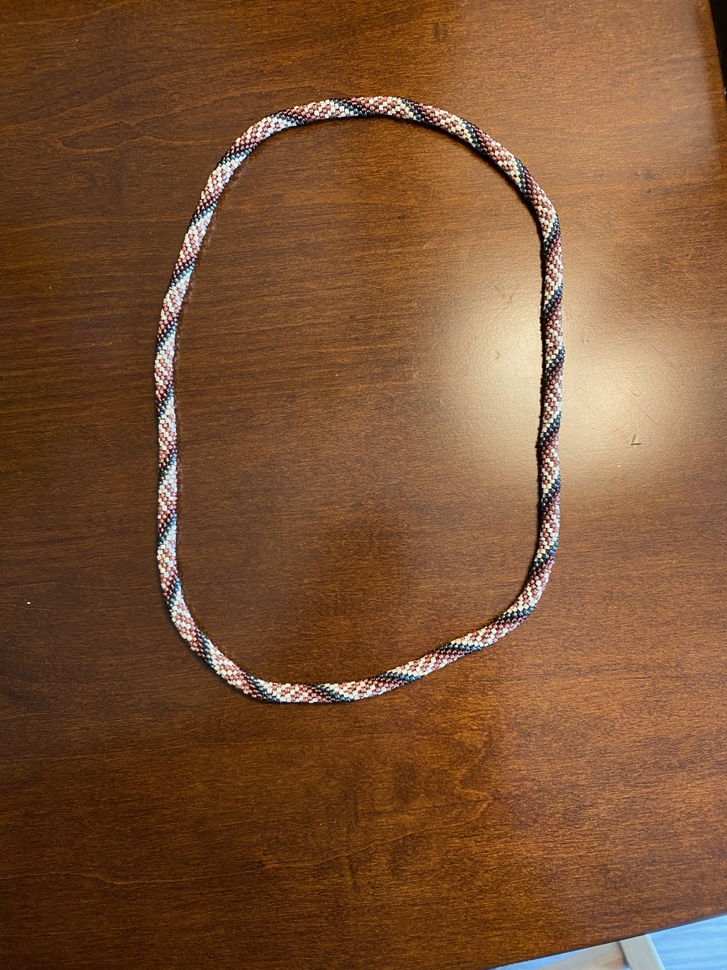
#> input picture bead-example - 1.jpeg, 727 x 970 px, shrunk from 3024 x 4032 before the run
$ python main.py 'bead-example - 1.jpeg'
#> lines starting #> are read from the running program, lines starting #| are printed output that depends on the picture; after the words box and inside, x2 and y2 are one past the last pixel; in counts of white or black regions, pixels touching at a corner belong together
### segmentation.py
"""
segmentation.py
---------------
Oversegmentation and region‐merging routines for bead detection.
Follows PEP 257 docstring conventions: high-level purpose first. :contentReference[oaicite:2]{index=2}
"""

import numpy as np
from skimage import segmentation, color
try:
    import skimage.future.graph as graph # type: ignore
except ImportError:
    import skimage.graph as graph
from skimage.measure import label, regionprops
import cv2

def slic_superpixels(image, n_segments=200):
    """
    Generate SLIC superpixels as an initial oversegmentation.

    Parameters
    ----------
    image : ndarray
        RGB input image.
    n_segments : int
        Approximate number of superpixels to generate.

    Returns
    -------
    segments : 2D ndarray of ints
        Label mask of superpixel regions.
    """
    # SLIC partitions image into roughly uniform superpixels :contentReference[oaicite:3]{index=3}
    segments = segmentation.slic(image, n_segments=n_segments, compactness=10)
    return segments

def build_rag(image, segments):
    """
    Build a Region Adjacency Graph (RAG) based on mean color.

    Uses skimage’s rag_mean_color under the hood :contentReference[oaicite:4]{index=4}.
    """
    lab = color.rgb2lab(image)  # convert to perceptual LAB space for color diffs
    # Each edge weight = Euclidean distance between region mean colors :contentReference[oaicite:5]{index=5}
    rag = graph.rag_mean_color(lab, segments)
    return rag

def merge_regions(image, segments, rag, thresh=25):
    """
    Hierarchically merge RAG nodes whose color difference < thresh.

    This yields contiguous bead‐like regions by merging similar superpixels. :contentReference[oaicite:6]{index=6}
    """
    merged = graph.merge_hierarchical(
        segments, rag, thresh, rag_copy=False, in_place_merge=True,
        merge_func=lambda g, src, dst: None,
        weight_func=lambda g, s, d, n: {'weight': np.linalg.norm(
            g.nodes[s]['mean color'] - g.nodes[d]['mean color']
        )}
    )
    return merged

def extract_regions(labels):
    """
    Label connected components and compute region properties.

    Returns a list of skimage.measure.RegionProperties for each bead.
    """
    # regionprops supplies area, bbox, solidity, etc., useful for certainty
    props = regionprops(labels)
    return props

### quantization.py
"""
quantization.py
---------------
Color‐quantization on bead regions and per‐region color & certainty assignment.
"""

import numpy as np
from sklearn.cluster import MiniBatchKMeans
import cv2

def fit_color_palette(image, props, n_colors):
    """
    Perform K‑Means color clustering over bead-region pixels.

    Uses MiniBatchKMeans for speed on large images :contentReference[oaicite:7]{index=7}.
    """
    # Build mask of all bead regions to ignore background :contentReference[oaicite:8]{index=8}
    mask = np.zeros(image.shape[:2], bool)
    for r in props:
        mask[r.coords[:,0], r.coords[:,1]] = True

    pixels = image[mask].reshape(-1, 3)
    kmeans = MiniBatchKMeans(n_clusters=n_colors, random_state=0)
    kmeans.fit(pixels)
    return kmeans.cluster_centers_.astype(int), kmeans

def assign_color_and_certainty(image, props, palette, expected_area):
    """
    For each bead region, compute:
      - color_index: nearest palette centroid (0..n_colors-1)
      - certainty   : area_ratio = region.area/expected_area (clamped to [0,1])
    """
    bead_data = []
    for r in props:
        minr, minc, maxr, maxc = r.bbox
        roi = image[minr:maxr, minc:maxc]
        mask = r.image  # boolean mask for this region
        colors = roi[mask]
        mean_color = colors.mean(axis=0)
        # nearest palette color by Euclidean distance :contentReference[oaicite:9]{index=9}
        dists = np.linalg.norm(palette - mean_color, axis=1)
        color_index = int(np.argmin(dists))
        # certainty based on observed vs. expected bead area
        certainty = min(1.0, r.area / expected_area)
        bead_data.append((r.label - 1, color_index, certainty, r.area))
    return bead_data

### pattern.py
"""
pattern.py
----------
Detect repeating bead‐color patterns via signal processing and string algorithms.
"""

import numpy as np
from scipy.signal import correlate, find_peaks
import networkx as nx
from sklearn.cluster import KMeans

def autocorrelation_period(color_seq):
    """
    Compute autocorrelation (via FFT) and return lag peaks.

    Peaks at lags indicate candidate pattern lengths :contentReference[oaicite:10]{index=10}.
    """
    seq = np.array(color_seq) - np.mean(color_seq)
    acf = correlate(seq, seq, mode='full')[len(seq)-1:]
    peaks, _ = find_peaks(acf, distance=1)
    return peaks

def kmp_prefix(s):
    """
    Build KMP prefix‐function π for sequence s in O(N) time.

    π[i] = length of longest proper prefix of s[:i+1] which is also a suffix. :contentReference[oaicite:11]{index=11}
    """
    n = len(s)
    pi = [0] * n
    for i in range(1, n):
        j = pi[i-1]
        while j > 0 and s[i] != s[j]:
            j = pi[j-1]
        if s[i] == s[j]:
            j += 1
        pi[i] = j
    return pi

def minimal_period(color_seq):
    """
    Derive minimal period p from π such that len(seq) % p == 0, else None.
    """
    pi = kmp_prefix(color_seq)
    p = len(color_seq) - pi[-1]
    return p if len(color_seq) % p == 0 else None

# [132 lines left out: functions recover_bead_sequence_by_path, prune_between_regions, label_edge_deltas, not called in this run]

### main.py
# main.py

import cv2
import numpy as np
from segmentation import slic_superpixels, build_rag, merge_regions, extract_regions
from quantization import fit_color_palette, assign_color_and_certainty
from pattern import autocorrelation_period, minimal_period

import argparse
import glob
import os
import warnings
from scipy.spatial.distance import pdist

def iterative_pipeline(image_path, n_colors, expected_area, max_iters=5,
                       n_segments=200, verbose=False):
    img = cv2.imread(image_path)[:,:,::-1]
    # estimate how many beads you expect
    est_beads = (img.shape[0]*img.shape[1]) / expected_area
    # generate superpixels
    segments = slic_superpixels(img, n_segments=n_segments)
    seg_count = segments.max()+1
    if verbose:
        print(f"[DEBUG] Generated {seg_count} superpixels (est_beads={est_beads:.1f})")
    # warn if too few superpixels
    if seg_count < est_beads * 1.2:
        warnings.warn(
            f"[WARN] only {seg_count} superpixels <1.2× your est_beads ({est_beads:.1f}); "
            "try raising --n_segments"
        )
    rag = build_rag(img, segments)
    if verbose:
        print(f"[DEBUG] Built RAG with {len(rag.nodes)} nodes")
    labels = merge_regions(img, segments, rag)
    if verbose:
        print(f"[DEBUG] First merge_regions → {labels.max()+1} labels")
    props = extract_regions(labels)

    # --- Filter out background‑like regions by image‑fraction threshold ---
    img_area = img.shape[0] * img.shape[1]
    # Drop any region larger than 5% of the entire image
    frac_thresh = 0.05
    area_thresh = img_area * frac_thresh
    large = [r for r in props if r.area > area_thresh]
    if large:
        warnings.warn(
            f"[WARN] Dropping {len(large)} region(s) >{frac_thresh*100:.1f}% "
            f"of image area ({area_thresh:.0f} px) as background"
        )
    props = [r for r in props if r.area <= area_thresh]

    for i in range(1, max_iters+1):
        if verbose:
            print(f"[DEBUG] Iter {i}/{max_iters} – fitting palette")
        palette, kmeans = fit_color_palette(img, props, n_colors)
        labels = merge_regions(img, segments, rag, thresh=20)
        props = extract_regions(labels)
        if verbose:
            print(f"[DEBUG]   → palette={palette}, regions={len(props)}")

        # --- Detect if n_colors is too low ---
        if len(palette) > 1:
            dists = pdist(palette, metric='euclidean')
            max_dist = dists.max()
            # threshold ~200 (≈ half the full [0–255] RGB diagonal)
            if max_dist > 200:
                warnings.warn(
                    f"[WARN] Max RGB‑space distance between centroids = {max_dist:.1f} >200. "
                    "This means your clusters are very far apart, suggesting you "
                    "may be under‑clustering distinct bead colors. "
                    "Try increasing --n_colors."
                )

    # --- Check expected_area against actual region sizes ---
    areas = np.array([r.area for r in props])
    if areas.size:
        med = np.median(areas)
        if expected_area > med * 1.5:
            warnings.warn(
                f"[WARN] expected_area={expected_area} >1.5× median region area ({med:.1f}); "
                "most beads will be low‑certainty."
            )
        elif expected_area < med * 0.5:
            warnings.warn(
                f"[WARN] expected_area={expected_area} <0.5× median region area ({med:.1f}); "
                "you may pick up spurious tiny regions."
            )
    bead_data = assign_color_and_certainty(img, props, palette, expected_area)
    if verbose:
        print(f"[DEBUG] Assigned color & certainty to {len(bead_data)} beads")

    # Part 3: Pattern Recovery
    color_seq = [cd[1] for cd in sorted(bead_data)]
    periods = autocorrelation_period(color_seq)
    if verbose:
        print(f"[DEBUG] Autocorrelation periods: {periods}")
    p = minimal_period(color_seq)
    if verbose:
        print(f"[DEBUG] Minimal period: {p}")
    print("Candidate periods:", periods)
    print("Minimal period:", p)
    return palette, bead_data, p, rag, props

def main():
    parser = argparse.ArgumentParser(
        description="Bead‑pattern recovery pipeline"
    )
    parser.add_argument(
        "image_glob",
        help="Path or glob pattern to input image(s), e.g. 'beaded-example.jpg' or '*.jpg'"
    )
    parser.add_argument(
        "--n_colors", type=int, default=3,
        help="Number of colors to quantize to"
    )
    parser.add_argument(
        "--expected_area", type=int, default=500,
        help="Expected bead area (pixels)"
    )
    parser.add_argument(
        "--max_iters", type=int, default=5,
        help="Number of quantization‑merge iterations"
    )
    parser.add_argument(
        "--n_segments", type=int, default=200,
        help="Number of superpixels to generate"
    )
    parser.add_argument(
        "-v", "--verbose", action="store_true",
        help="Show debug progress messages"
    )
    parser.add_argument(
        "-s", "--show_colors", type=int, default=0,
        help="Show each bead's color index and certainty, N entries per line"
    )
    parser.add_argument(
        "-p", "--show_palette", action="store_true",
        help="Generate & display a vertical swatch image of palette colors"
    )
    parser.add_argument(
        "--palette_square_size", type=int, default=50,
        help="Pixel size for each color swatch square"
    )
    parser.add_argument(
        "--exclude_background", action="store_true",
        help="Exclude near-white or grey clusters from the palette and bead_data"
    )
    parser.add_argument(
        "--bg_threshold", type=int, default=250,
        help="RGB threshold above which a centroid is considered background"
    )
    parser.add_argument(
        "--grey_tol", type=int, default=10,
        help="Max‑minus‑min RGB tolerance under which a centroid is considered grey"
    )
    parser.add_argument(
        "--exact_beads_per_row", type=float, default=6.5,
        help="Exact beads_per_row value (default: 6.5)"
    )
    parser.add_argument(
        "--bg_frac", type=float, default=0.05,
        help="Fraction of image area to identify background regions"
    )
    parser.add_argument(
        "--calc_sequence", action="store_true",
        help="Recover bead_index sequence via shortest-path in the pruned RAG"
    )
    args = parser.parse_args()

    paths = glob.glob(args.image_glob)
    if not paths:
        parser.error(f"No files match '{args.image_glob}'")

    for image_path in paths:
        if not os.path.isfile(image_path):
            parser.error(f"File not found: {image_path}")

        palette, bead_data, period, rag, props = iterative_pipeline(
            image_path,
            n_colors=args.n_colors,
            expected_area=args.expected_area,
            max_iters=args.max_iters,
            n_segments=args.n_segments,
            verbose=args.verbose
        )
#> in slic_superpixels, `segments = segmentation.slic(image, n_segments=n_segments, compactness..`:
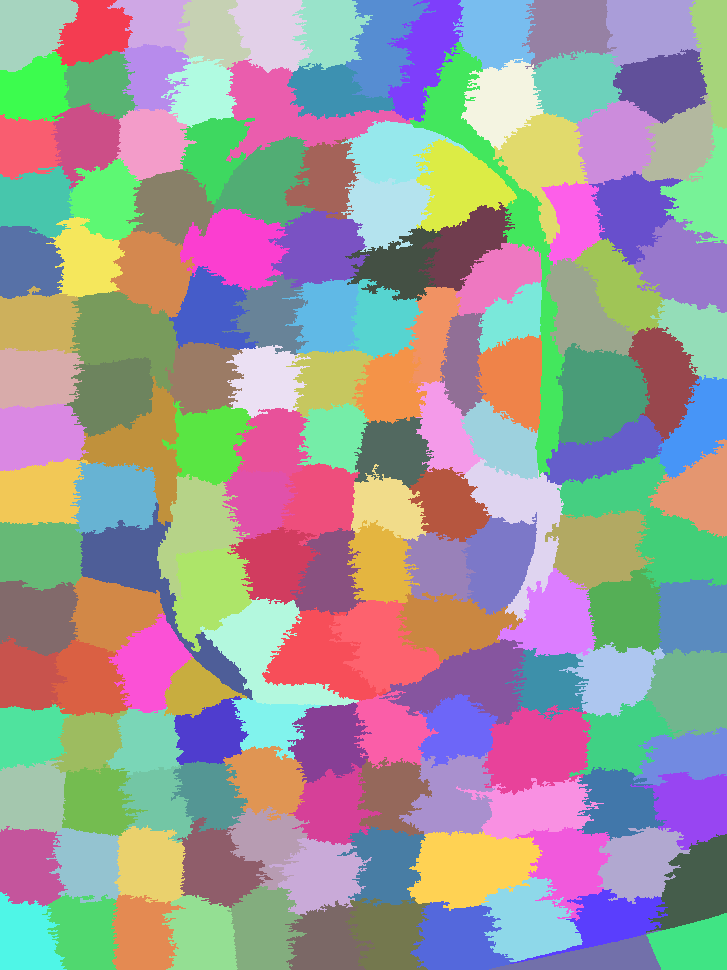
#> segments: shape (970, 727) int64; 162 distinct labels, from 1 to 162; one colour per label, 0 black
#> in iterative_pipeline, `seg_count = segments.max()+1`: seg_count = 163
#> in merge_regions, `merged = graph.merge_hierarchical( segments, rag, thresh, rag_copy=Fal..`:
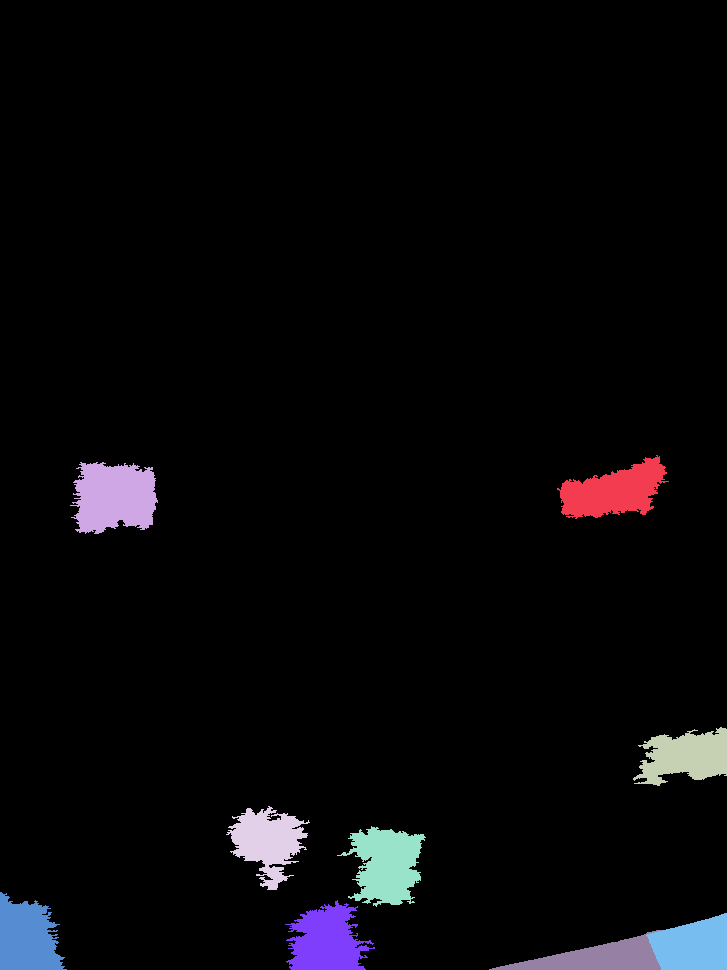
#> merged: shape (970, 727) int64; 10 distinct labels, from 0 to 9; one colour per label, 0 black
#> in extract_regions, `props = regionprops(labels)`: props = 9 regions; largest, box (x1, y1, x2, y2) and area: (70, 462, 158, 534) 4834, (337, 826, 426, 907) 4280, (557, 455, 669, 519) 4062, (285, 900, 375, 970) 3937, (0, 892, 67, 970) 3733
#> in iterative_pipeline, `large = [r for r in props if r.area > area_thresh]`: large = []
#> in iterative_pipeline, `areas = np.array([r.area for r in props])`: areas = [4062, 4834, 3567, 3628, 4280, 3733, 3937, 3436, 3129]
#> in iterative_pipeline, `med = np.median(areas)`: med = 3733
#> the loop in assign_color_and_certainty, `for r in props:` made 9 passes
#> (minr, minc, maxr, maxc, mean_color, dists, color_index) on passes 1 to 6: (455, 557, 519, 669, [173, 130.7, 93.64], [141.1, 147.1, 20.03], 2), (462, 70, 534, 158, [90.48, 54.96, 29.46], [238.5, 19.27, 109.5], 1), (727, 633, 786, 727, [147.9, 99.02, 72.97], [171.6, 102.3, 25.83], 2), (806, 226, 890, 310, [82.79, 41.81, 9.72], [263.3, 5.85, 132.6], 1), (826, 337, 907, 426, [105.7, 57.24, 16.63], [244.7, 25.44, 107.1], 1), (892, 0, 970, 67, [57.85, 25.97, 5.64], [282.3, 33.12, 159.2], 1)
#> pass 1, in assign_color_and_certainty, `roi = image[minr:maxr, minc:maxc]`:
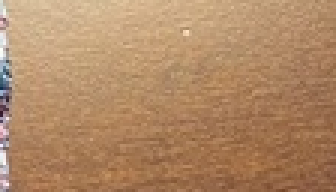
#> roi: shape (64, 112, 3) (shown 3 times larger); mean R, G, B 176.7, 137.1, 101.7
#> pass 1, in assign_color_and_certainty, `mask = r.image`:
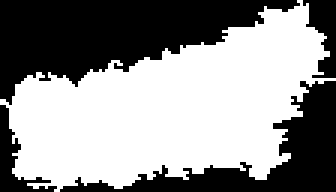
#> mask: shape (64, 112) bool (shown 3 times larger); 56.7% white; 4 black regions, box (x1, y1, x2, y2) and area: (0, 0, 100, 35) 1806, (20, 27, 112, 64) 961, (0, 35, 19, 64) 173, (101, 0, 112, 26) 166
#> pass 2, in assign_color_and_certainty, `roi = image[minr:maxr, minc:maxc]`:
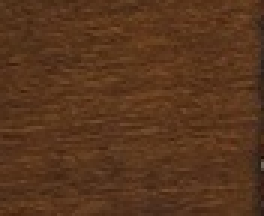
#> roi: shape (72, 88, 3) (shown 3 times larger); mean R, G, B 88.3, 53.6, 28.9
#> pass 2, in assign_color_and_certainty, `mask = r.image`:
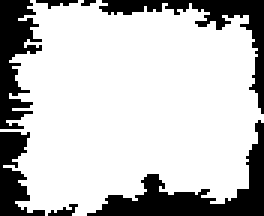
#> mask: shape (72, 88) bool (shown 3 times larger); 76.3% white; 7 black regions (1 under 20 px)
#> after the loop in assign_color_and_certainty, `for r in props:`: bead_data = [(0, 2, 1, 4062), (1, 1, 1, 4834), (2, 2, 1, 3567), (3, 1, 1, 3628), (4, 1, 1, 4280), (5, 1, 1, 3733), (6, 1, 1, 3937), (7, 0, 1, 3436), (8, 0, 1, 3129)]
#> in iterative_pipeline, `color_seq = [cd[1] for cd in sorted(bead_data)]`: color_seq = [2, 1, 2, 1, 1, 1, 1, 0, 0]
#> in autocorrelation_period, `seq = np.array(color_seq) - np.mean(color_seq)`: seq = [1, 0, 1, 0, 0, 0, 0, -1, -1]
#> in autocorrelation_period, `acf = correlate(seq, seq, mode='full')[len(seq)-1:]`: acf = [4, 1, 1, 0, 0, -1, -1, -1, -1]
#> in autocorrelation_period, `peaks, _ = find_peaks(acf, distance=1)`: peaks = empty array
#> in kmp_prefix, `n = len(s)`: n = 9
#> in kmp_prefix, `pi = [0] * n`: pi = [0, 0, 0, 0, 0, 0, 0, 0, 0]
#> the loop in kmp_prefix, `for i in range(1, n):` made 8 passes
#> after the loop in kmp_prefix, `for i in range(1, n):`: pi = [0, 0, 1, 2, 0, 0, 0, 0, 0]
#> in minimal_period, `p = len(color_seq) - pi[-1]`: p = 9
#| Candidate periods: []
#| Minimal period: 9
#> palette = [[145, 189, 219], [84, 44, 15], [160, 117, 87]]; period = 9
        # -- optionally filter out background/grey clusters
        if args.exclude_background:
            pal_arr = np.array(palette, dtype=int)
            # detect white‑like centroids
            is_bg   = np.all(pal_arr >= args.bg_threshold, axis=1)
            # detect grey centroids (R≈G≈B)
            is_grey = (pal_arr.max(axis=1) - pal_arr.min(axis=1)) < args.grey_tol
            bad_idxs = set(np.nonzero(is_bg | is_grey)[0])
            keep_idxs = [i for i in range(len(palette)) if i not in bad_idxs]
            # rebuild palette & remap bead_data
            new_palette = [palette[i] for i in keep_idxs]
            idx_map = {old: new for new, old in enumerate(keep_idxs)}
            bead_data = [
                (rid, idx_map[cidx], cert)
                for rid, cidx, cert in bead_data
                if cidx in idx_map
            ]
            palette = new_palette
            print("Filtered palette:", palette)
        print(f"\n=== Results for {image_path} ===")
        print("Recovered palette:", palette)
#| Recovered palette: [[145 189 219]
#|  [ 84  44  15]
#|  [160 117  87]]
        print("Pattern length:", period)
#| Pattern length: 9
        if args.calc_sequence:
            from pattern import prune_between_regions, label_edge_deltas, recover_bead_sequence_by_path
            # identify background regions by area > bg_frac * image_area
            H, W = img.shape[:2]
            img_area = H * W
            bg_labels = {r.label for r in props if r.area > args.bg_frac * img_area}
            if len(bg_labels) != 2:
                warnings.warn(f"[WARN] expected 2 background regions, found {len(bg_labels)}")
            # prune filler regions from RAG
            bead_labels = {lbl for lbl, *_ in bead_data}
            rag2 = prune_between_regions(rag, bead_labels, bg_labels)
            # build centroids map for visible beads
            centroids = {
                r.label: (r.centroid[1], r.centroid[0])
                for r in props if r.label in bead_labels
            }
            # label edge deltas via 3-cluster KMeans
            edge_delta = label_edge_deltas(rag2, centroids, args.exact_beads_per_row)
            # recover full bead_index path
            seq = recover_bead_sequence_by_path(rag2, props, bead_data, img.shape, bg_frac=args.bg_frac)
            print("\nRecovered bead_index sequence (visible beads in order):")
            print(seq)
        # optionally show the palette swatch
        if args.show_palette:
            # build a vertical swatch with margins and horizontal centering
            sw = args.palette_square_size
            margin = sw // 6
            n = len(palette)
            # total height = n squares + (n+1) margins
            h = n * sw + (n + 1) * margin
            # total width = square + left/right margins
            w = sw + 2 * margin
            # white background
            img = np.full((h, w, 3), 255, dtype=np.uint8)
            for i, (r, g, b) in enumerate(palette):
                top = margin + i * (sw + margin)
                left = margin
                # fill square with the palette color (in BGR)
                img[top:top+sw, left:left+sw] = (int(b), int(g), int(r))
            cv2.imshow("Palette Swatch", img)
            cv2.waitKey(0)
            cv2.destroyAllWindows()
        # optionally show per-bead color & certainty
        if args.show_colors > 0:
            print("\nBead colors & certainty:")
            count = 0
            for _, color_idx, certainty, area in sorted(bead_data):
                print(f"{color_idx}[{area}px]({certainty:.2f})", end=" ")
                count += 1
                if count % args.show_colors == 0:
                    print()
            if count % args.show_colors != 0:
                print()

if __name__ == "__main__":
    main()
